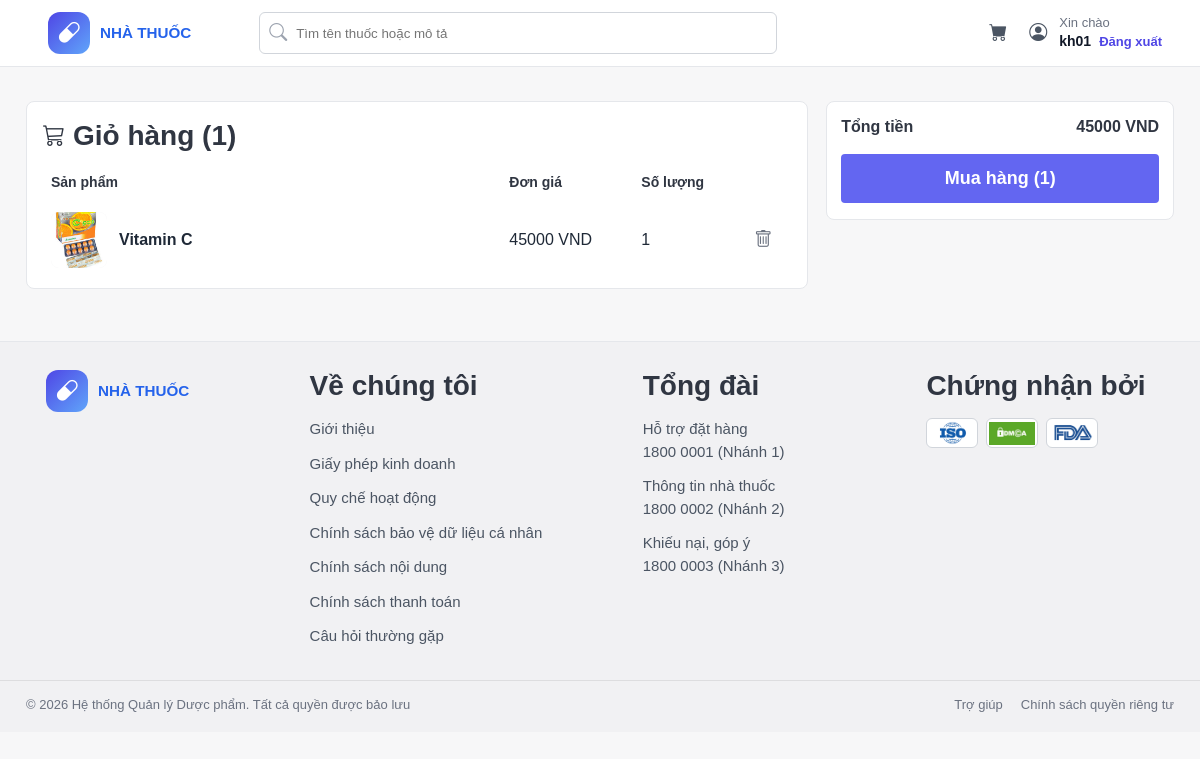
Screenshot of /gio-hang/ (signed in) with the database file from the repository.
### core/models.py (models this page shows, shortened)
class CartItem(models.Model):
    cart = models.ForeignKey(Cart, on_delete=models.CASCADE, related_name='items')
    product = models.ForeignKey(Product, on_delete=models.CASCADE)
    quantity = models.PositiveIntegerField(default=1)
    def line_total(self):
        return self.quantity * self.product.price

class Product(models.Model):
    category = models.ForeignKey(Category, on_delete=models.CASCADE)
    proid = models.CharField(max_length=20, unique=True)
    name = models.TextField()
    description = models.TextField(blank=True)
    image = models.ImageField(upload_to='products/', blank=True, null=True)
    unit = models.CharField(max_length=50)
    price = models.DecimalField(max_digits=12, decimal_places=2)

class Cart(models.Model):
    customer = models.OneToOneField(Customer, on_delete=models.CASCADE)
    def total_amount(self):
        return sum(item.line_total() for item in self.items.all())

### core/views.py (the view)
# urls.py: path('gio-hang/', views.cart, name='cart'),
def cart(request):
    if not request.user.is_authenticated:
        return redirect(request.META.get('HTTP_REFERER', 'home'))
    customer = get_or_create_customer(request.user)
    cart = get_customer_cart(customer)
    items = cart.items.all()
    return render(request, 'customer/giohang.html', {
        'cart': cart,
        'items': items
    })

### core/views.py (called while the page is built)
def get_customer_cart(customer):
    cart, created = Cart.objects.get_or_create(customer=customer)
    return cart

def get_or_create_customer(user):
    customer, created = Customer.objects.get_or_create(
        user=user,
        defaults={
            'full_name': user.username,
            'phone': '',
            'address': ''
        }
    )
    return customer

### templates/customer/giohang.html (shortened to what this page needs)
{% load static %}
<!DOCTYPE html>
<html lang="vi">
<head>
  <link rel="stylesheet" href="https://cdn.jsdelivr.net/npm/bootstrap-icons@1.11.3/font/bootstrap-icons.min.css" />
  <link rel="stylesheet" href="{% static 'css/giohang.css'%}" />
  <link rel="stylesheet" href="{% static 'css/customer-search.css' %}" />
</head>
<body>
  <header class="topbar">
    <div class="topbar-left">
      <div class="brand">
        <a href="{% url 'home' %}" class="brand-icon">
            <i class="bi bi-capsule"></i>
        </a>
      <div class="brand-text">
         <h3>NHÀ THUỐC</h3>
      </div>
    </div>
      <form action="{% url 'product_list' %}" method="get" class="search-box">
  <button type="submit" class="search-submit" aria-label="Tìm kiếm">
    <i class="bi bi-search"></i>
  </button>
  <input
    type="text"
    name="q"
    value="{{ request.GET.q|default:'' }}"
    placeholder="Tìm tên thuốc hoặc mô tả"
  />
</form>
    </div>
    <div class="topbar-right">
      <a href="{% url 'cart' %}" class="icon-btn">
        <i class="bi bi-cart-fill"></i>
      </a>
      <button class="icon-btn"><i class="bi bi-person-circle"></i></button>
      <div class="user-box">
        <span>Xin chào</span>
        <strong>
          <a href="{% url 'profile' %}" class="user-link">{{ request.user.username }}</a>
        </strong>
        <a href="{% url 'logout' %}" class="logout-link">Đăng xuất</a>
      </div>
    </div>
  </header>
  <main class="page-wrapper">
    <section class="cart-page-layout">
      <div class="cart-main card">
        <div class="cart-header">
          <h2><i class="bi bi-cart3"></i> Giỏ hàng ({{ items|length }})</h2>
        </div>
        <div class="cart-table">
          <div class="cart-table-head">
            <div>Sản phẩm</div>
            <div>Đơn giá</div>
            <div>Số lượng</div>
          </div>
          {% for item in items %}
          <div class="cart-row">
            <div class="product-cell">
              <div class="product-thumb">
                {% if item.product.image %}
                <img src="{{ item.product.image.url }}" alt="{{ item.product.name }}">
                {% else %}
                <div class="no-image">
                  <i class="bi bi-image"></i>
                </div>
                {% endif %}
              </div>
              <div class="product-info">
                <div class="product-name">{{ item.product.name }}</div>
              </div>
            </div>
            <div>{{ item.product.price|floatformat:0 }} VND</div>
            <div>{{ item.quantity }}</div>
            <div class="cart-action">
              <form method="post" action="{% url 'delete_cart_item' item.id %}">
                <button type="submit" class="delete-item-btn" title="Xóa sản phẩm">
                  <i class="bi bi-trash"></i>
                </button>
              </form>
            </div>
          </div>
          {% endfor %}
        </div>
      </div>
      <aside class="cart-summary card">
        <div class="cart-summary-row">
          <span>Tổng tiền</span>
          <span>{{ cart.total_amount|floatformat:0 }} VND</span>
        </div>
        <a href="{% url 'checkout' %}" class="buy-btn">Mua hàng ({{ items|length }})</a>
      </aside>
    </section>
  </main>
  <footer class="site-footer">
    <div class="footer-content">
      <div class="footer-brand">
        <div class="brand footer-brand-inner">
          <div class="brand-icon">
            <i class="bi bi-capsule"></i>
          </div>
          <div class="brand-text">
            <h3>NHÀ THUỐC</h3>
          </div>
        </div>
      </div>
      <div class="footer-column">
        <h3>Về chúng tôi</h3>
        <a href="#">Giới thiệu</a>
        <a href="#">Giấy phép kinh doanh</a>
        <a href="#">Quy chế hoạt động</a>
        <a href="#">Chính sách bảo vệ dữ liệu cá nhân</a>
        <a href="#">Chính sách nội dung</a>
        <a href="#">Chính sách thanh toán</a>
        <a href="#">Câu hỏi thường gặp</a>
      </div>
      <div class="footer-column">
        <h3>Tổng đài</h3>
        <p>Hỗ trợ đặt hàng<br>1800 0001 (Nhánh 1)</p>
        <p>Thông tin nhà thuốc<br>1800 0002 (Nhánh 2)</p>
        <p>Khiếu nại, góp ý<br>1800 0003 (Nhánh 3)</p>
      </div>
      <div class="footer-column">
        <h3>Chứng nhận bởi</h3>
        <div class="certificates">
            <div class="certificate">
                <img src="{% static 'images/iso.jpg' %}" alt="Chứng nhận ISO" />
            </div>
            <div class="certificate">
              <img src="{% static 'images/dmca.png' %}" alt="Chứng nhận DMCA" />
            </div>
            <div class="certificate">
                <img src="{% static 'images/FDA.jpg' %}" alt="Chứng nhận FDA" />
            </div>
        </div>
      </div>
    </div>
    <div class="footer-bottom">
      <p>© 2026 Hệ thống Quản lý Dược phẩm. Tất cả quyền được bảo lưu</p>
      <div class="footer-bottom-links">
        <a href="#">Trợ giúp</a>
        <a href="#">Chính sách quyền riêng tư</a>
      </div>
    </div>
  </footer>
</body>
</html>

### static/css/customer-search.css (style rules this page uses)
.search-box { display: flex; align-items: center; gap: 10px; }
.search-submit { border: none; background: transparent; padding: 0; margin: 0 0 0 -8px; cursor: pointer; color: #9ca3af; display: flex; align-items: center; justify-content: center; font-size: 18px; }
.search-box input { flex: 1; }

### rows the page displays
CartItem: product.image (picture), product.name "Vitamin C", product.price "45000", quantity "1"
Cart: total_amount "45000"

### other values shown
{{ request.user.username }} "kh01"
{{ items|length }} "1"
